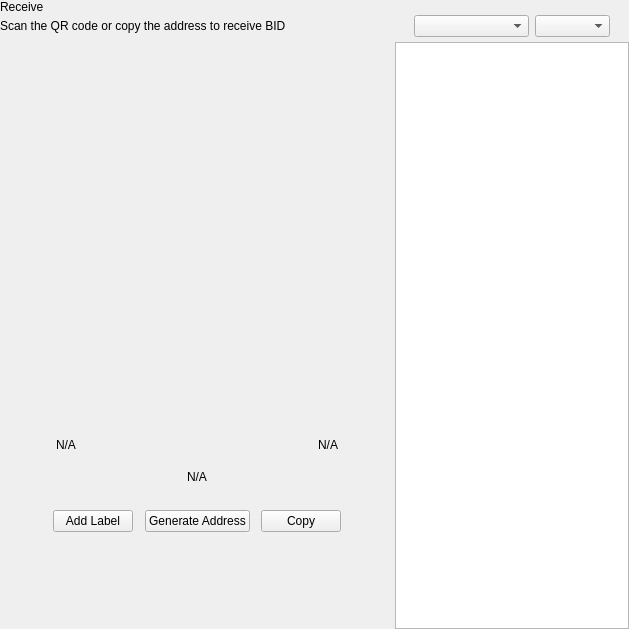
<?xml version="1.0" encoding="UTF-8"?>
<ui version="4.0">
 <class>ReceiveWidget</class>
 <widget class="QWidget" name="ReceiveWidget">
  <property name="geometry">
   <rect>
    <x>0</x>
    <y>0</y>
    <width>629</width>
    <height>629</height>
   </rect>
  </property>
  <property name="minimumSize">
   <size>
    <width>0</width>
    <height>0</height>
   </size>
  </property>
  <property name="windowTitle">
   <string>Form</string>
  </property>
  <layout class="QHBoxLayout" name="horizontalLayout_2" stretch="2,1">
   <property name="spacing">
    <number>0</number>
   </property>
   <property name="leftMargin">
    <number>0</number>
   </property>
   <property name="topMargin">
    <number>0</number>
   </property>
   <property name="rightMargin">
    <number>0</number>
   </property>
   <property name="bottomMargin">
    <number>0</number>
   </property>
   <item>
    <widget class="QWidget" name="left" native="true">
     <layout class="QVBoxLayout" name="verticalLayout_3">
      <property name="leftMargin">
       <number>0</number>
      </property>
      <property name="topMargin">
       <number>0</number>
      </property>
      <property name="rightMargin">
       <number>0</number>
      </property>
      <property name="bottomMargin">
       <number>0</number>
      </property>
      <item>
       <layout class="QVBoxLayout" name="verticalLayout_2">
        <property name="spacing">
         <number>0</number>
        </property>
        <property name="leftMargin">
         <number>0</number>
        </property>
        <item>
         <layout class="QHBoxLayout" name="horizontalLayout_3">
          <property name="spacing">
           <number>0</number>
          </property>
          <item>
           <layout class="QVBoxLayout" name="verticalLayout_4">
            <property name="spacing">
             <number>5</number>
            </property>
            <item>
             <widget class="QLabel" name="labelTitle">
              <property name="text">
               <string>Receive</string>
              </property>
             </widget>
            </item>
            <item alignment="Qt::AlignTop">
             <widget class="QLabel" name="labelSubtitle1">
              <property name="text">
               <string>Scan the QR code or copy the address to receive BID</string>
              </property>
             </widget>
            </item>
           </layout>
          </item>
          <item>
           <spacer name="horizontalSpacer">
            <property name="orientation">
             <enum>Qt::Horizontal</enum>
            </property>
            <property name="sizeHint" stdset="0">
             <size>
              <width>40</width>
              <height>20</height>
             </size>
            </property>
           </spacer>
          </item>
         </layout>
        </item>
        <item>
         <spacer name="verticalSpacer_2">
          <property name="orientation">
           <enum>Qt::Vertical</enum>
          </property>
          <property name="sizeType">
           <enum>QSizePolicy::Expanding</enum>
          </property>
          <property name="sizeHint" stdset="0">
           <size>
            <width>20</width>
            <height>50</height>
           </size>
          </property>
         </spacer>
        </item>
        <item alignment="Qt::AlignHCenter">
         <widget class="QWidget" name="layoutQR" native="true">
          <property name="maximumSize">
           <size>
            <width>510</width>
            <height>16777215</height>
           </size>
          </property>
          <layout class="QVBoxLayout" name="verticalLayoutQr">
           <item>
            <spacer name="verticalSpacer11">
             <property name="orientation">
              <enum>Qt::Vertical</enum>
             </property>
             <property name="sizeType">
              <enum>QSizePolicy::Fixed</enum>
             </property>
             <property name="sizeHint" stdset="0">
              <size>
               <width>20</width>
               <height>20</height>
              </size>
             </property>
            </spacer>
           </item>
           <item alignment="Qt::AlignHCenter">
            <widget class="QLabel" name="labelQrImg">
             <property name="minimumSize">
              <size>
               <width>260</width>
               <height>260</height>
              </size>
             </property>
             <property name="maximumSize">
              <size>
               <width>260</width>
               <height>260</height>
              </size>
             </property>
             <property name="text">
              <string/>
             </property>
             <property name="alignment">
              <set>Qt::AlignCenter</set>
             </property>
            </widget>
           </item>
           <item>
            <spacer name="verticalSpacer_21">
             <property name="orientation">
              <enum>Qt::Vertical</enum>
             </property>
             <property name="sizeType">
              <enum>QSizePolicy::Fixed</enum>
             </property>
             <property name="sizeHint" stdset="0">
              <size>
               <width>20</width>
               <height>30</height>
              </size>
             </property>
            </spacer>
           </item>
           <item>
            <widget class="QWidget" name="widget" native="true">
             <property name="minimumSize">
              <size>
               <width>0</width>
               <height>0</height>
              </size>
             </property>
             <layout class="QHBoxLayout" name="horizontalLayout_5">
              <item>
               <widget class="QLabel" name="labelLabel">
                <property name="text">
                 <string notr="true">N/A</string>
                </property>
               </widget>
              </item>
              <item>
               <spacer name="horizontalSpacer_2">
                <property name="orientation">
                 <enum>Qt::Horizontal</enum>
                </property>
                <property name="sizeHint" stdset="0">
                 <size>
                  <width>141</width>
                  <height>20</height>
                 </size>
                </property>
               </spacer>
              </item>
              <item>
               <widget class="QLabel" name="labelDate">
                <property name="text">
                 <string notr="true">N/A</string>
                </property>
                <property name="alignment">
                 <set>Qt::AlignRight|Qt::AlignTrailing|Qt::AlignVCenter</set>
                </property>
               </widget>
              </item>
             </layout>
            </widget>
           </item>
           <item>
            <widget class="QLabel" name="labelAddress">
             <property name="sizePolicy">
              <sizepolicy hsizetype="Expanding" vsizetype="Preferred">
               <horstretch>0</horstretch>
               <verstretch>0</verstretch>
              </sizepolicy>
             </property>
             <property name="minimumSize">
              <size>
               <width>300</width>
               <height>0</height>
              </size>
             </property>
             <property name="text">
              <string notr="true">N/A</string>
             </property>
             <property name="alignment">
              <set>Qt::AlignCenter</set>
             </property>
            </widget>
           </item>
           <item>
            <spacer name="verticalSpacer_4">
             <property name="orientation">
              <enum>Qt::Vertical</enum>
             </property>
             <property name="sizeType">
              <enum>QSizePolicy::Fixed</enum>
             </property>
             <property name="sizeHint" stdset="0">
              <size>
               <width>20</width>
               <height>20</height>
              </size>
             </property>
            </spacer>
           </item>
           <item>
            <layout class="QHBoxLayout" name="horizontalLayout_4">
             <item alignment="Qt::AlignHCenter">
              <widget class="QPushButton" name="pushButtonLabel">
               <property name="focusPolicy">
                <enum>Qt::NoFocus</enum>
               </property>
               <property name="text">
                <string>Add Label</string>
               </property>
              </widget>
             </item>
             <item alignment="Qt::AlignHCenter">
              <widget class="QPushButton" name="pushButtonNewAddress">
               <property name="focusPolicy">
                <enum>Qt::NoFocus</enum>
               </property>
               <property name="text">
                <string>Generate Address</string>
               </property>
              </widget>
             </item>
             <item alignment="Qt::AlignHCenter">
              <widget class="QPushButton" name="pushButtonCopy">
               <property name="focusPolicy">
                <enum>Qt::NoFocus</enum>
               </property>
               <property name="text">
                <string>Copy</string>
               </property>
              </widget>
             </item>
            </layout>
           </item>
           <item>
            <spacer name="verticalSpacer_3">
             <property name="orientation">
              <enum>Qt::Vertical</enum>
             </property>
             <property name="sizeType">
              <enum>QSizePolicy::Expanding</enum>
             </property>
             <property name="sizeHint" stdset="0">
              <size>
               <width>20</width>
               <height>20</height>
              </size>
             </property>
            </spacer>
           </item>
          </layout>
         </widget>
        </item>
        <item>
         <spacer name="verticalSpacer">
          <property name="orientation">
           <enum>Qt::Vertical</enum>
          </property>
          <property name="sizeHint" stdset="0">
           <size>
            <width>20</width>
            <height>40</height>
           </size>
          </property>
         </spacer>
        </item>
       </layout>
      </item>
     </layout>
    </widget>
   </item>
   <item>
    <widget class="QWidget" name="right" native="true">
     <layout class="QVBoxLayout" name="verticalLayout_5">
      <property name="spacing">
       <number>0</number>
      </property>
      <property name="leftMargin">
       <number>1</number>
      </property>
      <property name="topMargin">
       <number>0</number>
      </property>
      <property name="rightMargin">
       <number>0</number>
      </property>
      <property name="bottomMargin">
       <number>0</number>
      </property>
      <item>
       <layout class="QVBoxLayout" name="container_right">
        <property name="spacing">
         <number>0</number>
        </property>
        <property name="leftMargin">
         <number>0</number>
        </property>
        <property name="rightMargin">
         <number>0</number>
        </property>
        <item>
         <layout class="QVBoxLayout" name="verticalLayout">
          <property name="spacing">
           <number>6</number>
          </property>
          <property name="leftMargin">
           <number>19</number>
          </property>
          <property name="rightMargin">
           <number>19</number>
          </property>
          <item>
           <widget class="OptionButton" name="btnRequest" native="true"/>
          </item>
          <item>
           <widget class="OptionButton" name="btnMyAddresses" native="true">
            <property name="sizePolicy">
             <sizepolicy hsizetype="Preferred" vsizetype="Minimum">
              <horstretch>0</horstretch>
              <verstretch>0</verstretch>
             </sizepolicy>
            </property>
           </widget>
          </item>
         </layout>
        </item>
        <item>
         <widget class="QWidget" name="sortWidget" native="true">
          <layout class="QHBoxLayout" name="horizontalLayout_6">
           <property name="leftMargin">
            <number>19</number>
           </property>
           <property name="rightMargin">
            <number>19</number>
           </property>
           <property name="bottomMargin">
            <number>5</number>
           </property>
           <item>
            <spacer name="horizontalSpacer_3">
             <property name="orientation">
              <enum>Qt::Horizontal</enum>
             </property>
             <property name="sizeHint" stdset="0">
              <size>
               <width>40</width>
               <height>20</height>
              </size>
             </property>
            </spacer>
           </item>
           <item>
            <widget class="QComboBox" name="comboBoxSort">
             <property name="sizePolicy">
              <sizepolicy hsizetype="Preferred" vsizetype="Fixed">
               <horstretch>0</horstretch>
               <verstretch>0</verstretch>
              </sizepolicy>
             </property>
             <property name="minimumSize">
              <size>
               <width>115</width>
               <height>0</height>
              </size>
             </property>
            </widget>
           </item>
           <item>
            <widget class="QComboBox" name="comboBoxSortOrder">
             <property name="sizePolicy">
              <sizepolicy hsizetype="Preferred" vsizetype="Fixed">
               <horstretch>0</horstretch>
               <verstretch>0</verstretch>
              </sizepolicy>
             </property>
             <property name="minimumSize">
              <size>
               <width>75</width>
               <height>0</height>
              </size>
             </property>
            </widget>
           </item>
          </layout>
         </widget>
        </item>
        <item>
         <widget class="QListView" name="listViewAddress"/>
        </item>
       </layout>
      </item>
     </layout>
    </widget>
   </item>
  </layout>
 </widget>
 <customwidgets>
  <customwidget>
   <class>OptionButton</class>
   <extends>QWidget</extends>
   <header>qt/blockidcoin/optionbutton.h</header>
   <container>1</container>
  </customwidget>
 </customwidgets>
 <resources/>
 <connections/>
</ui>
